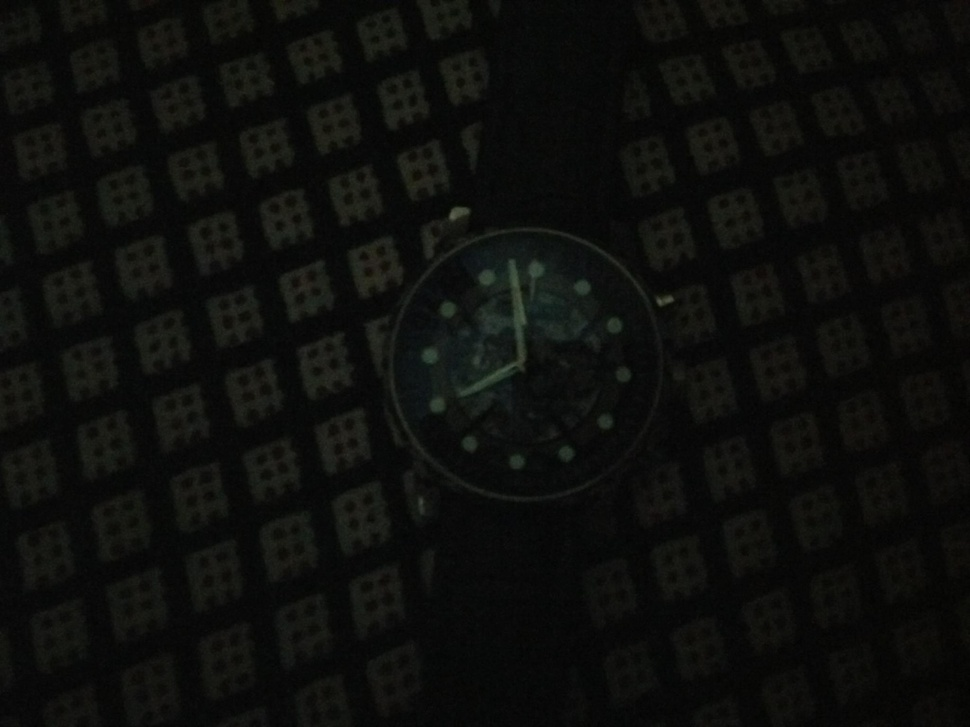
#> input picture image_enhancement/my_works/AHE/watch.jpg, 970 x 727 px, shrunk from 2048 x 1536 before the run; the run also reads 1 picture not shown here
$ python plotting.py
#> lines starting #> are read from the running program, lines starting #| are printed output that depends on the picture
import cv2
import numpy as np
from matplotlib import pyplot as plt
img = cv2.imread('watch.jpg')
#> img is the input picture: shape (727, 970, 3); mean B, G, R 12.3, 14.7, 13.8
img1 = cv2.imread('ace_watch.jpg')
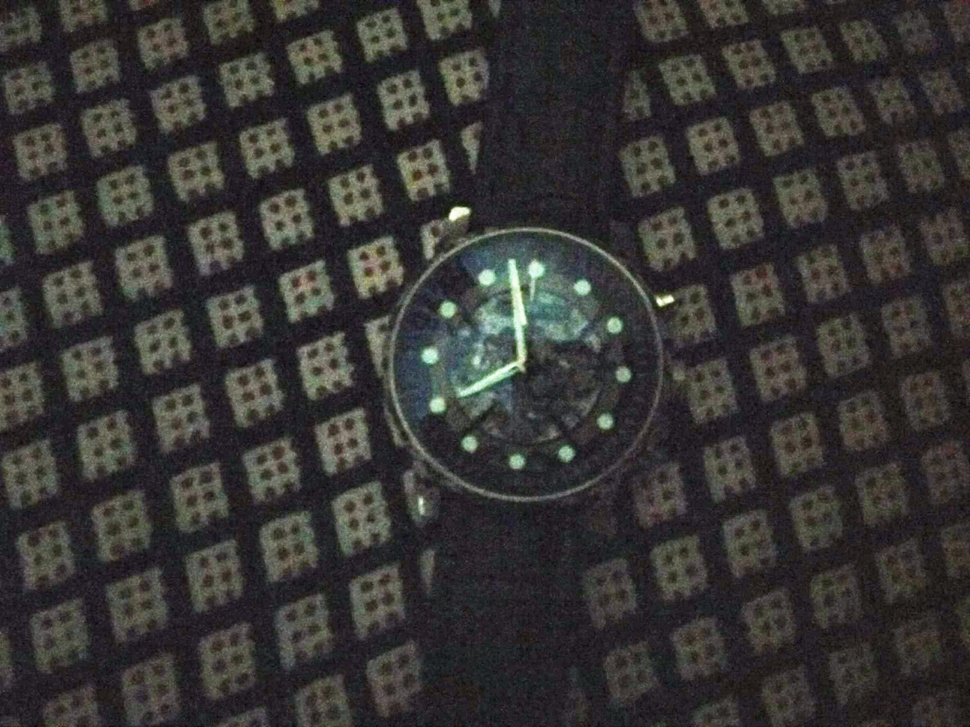
#> input picture image_enhancement/my_works/AHE/ace_watch.jpg, 970 x 727 px, shrunk from 2048 x 1536 before the run
#> img1 is the input picture: shape (727, 970, 3); mean B, G, R 52.2, 54.1, 55.7
img2 = cv2.imread('abc.jpg')
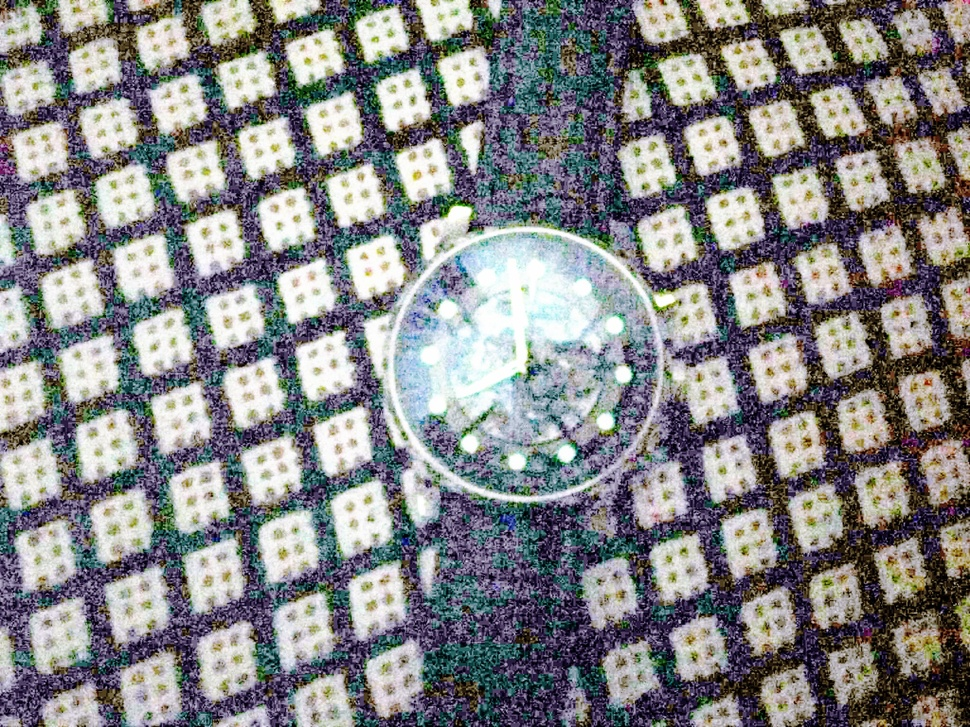
#> input picture image_enhancement/my_works/AHE/abc.jpg, 970 x 727 px, shrunk from 2048 x 1536 before the run
#> img2 is the input picture: shape (727, 970, 3); mean B, G, R 134, 133.5, 133.3
img3 = cv2.imread('hist_watch.jpg')
img4 = cv2.imread('clahe_watch.jpg')
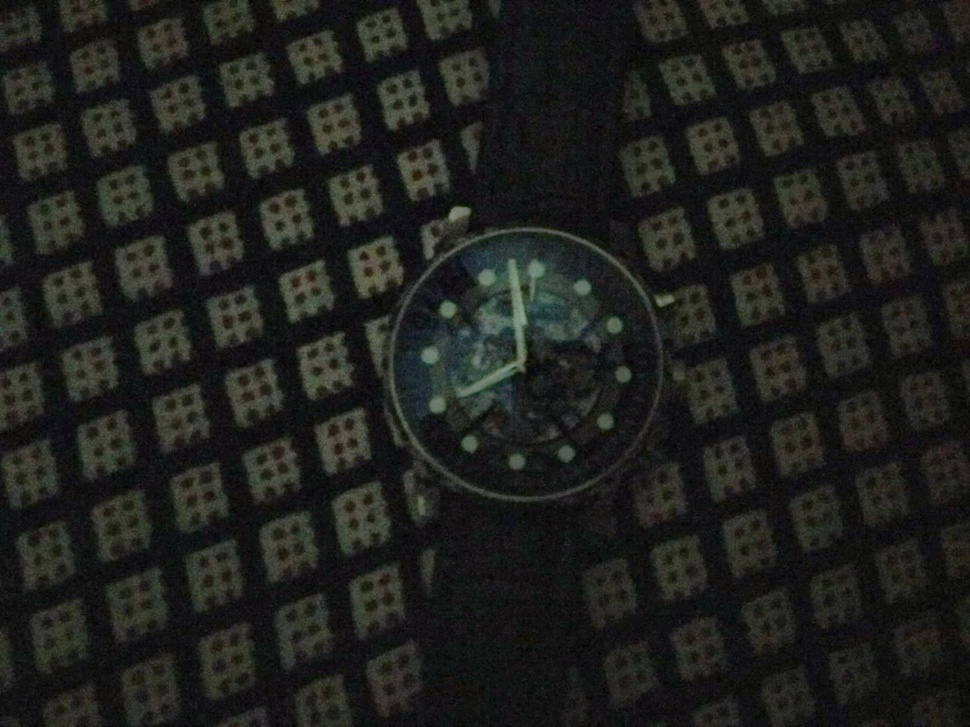
#> input picture image_enhancement/my_works/AHE/clahe_watch.jpg, 970 x 727 px, shrunk from 2048 x 1536 before the run
#> img4 is the input picture: shape (727, 970, 3); mean B, G, R 29.1, 32.5, 31.3

color = ('b','g','r')
'''
plt.figure(1)
plt.subplot(311)
plt.hist(img.ravel(),256,[0,256]);

plt.subplot(312)
plt.hist(img1.ravel(),256,[0,256]);

plt.figure(3)
#plt.subplot(313)
plt.hist(img2.ravel(),256,[0,256]);
'''

for i,col in enumerate(color):
    histr = cv2.calcHist([img],[i],None,[256],[0,256])
    plt.figure(1)
    plt.title("main image")
    plt.plot(histr,color = col)
    plt.xlim([0,256])

for i,col in enumerate(color):
    histr = cv2.calcHist([img1],[i],None,[256],[0,256])
    plt.figure(2)
    plt.title("ACE image")
    plt.plot(histr,color = col)
    plt.xlim([0,256])

for i,col in enumerate(color):
    histr = cv2.calcHist([img2],[i],None,[256],[0,256])
    plt.figure(3)
    plt.title("AHE image")
    plt.plot(histr,color = col)
    plt.xlim([0,256])

for i,col in enumerate(color):
    histr = cv2.calcHist([img3],[i],None,[256],[0,256])
    plt.figure(4)
    plt.title("hist_eq image")
    plt.plot(histr,color = col)
    plt.xlim([0,256])

for i,col in enumerate(color):
    histr = cv2.calcHist([img4],[i],None,[256],[0,256])
    plt.figure(5)
    plt.title("CLAHE image")
    plt.plot(histr,color = col)
    plt.xlim([0,256])

plt.show()
#> figure, not shown here; curve peaks at x = 9, y = 88284; curve peaks at x = 9, y = 89642; curve peaks at x = 9, y = 90116
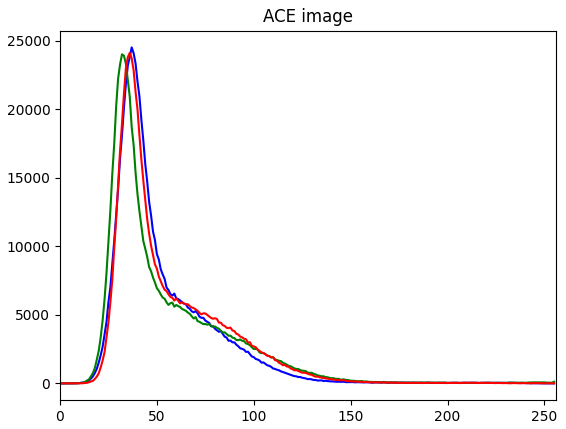
#> figure drawn by matplotlib, 1 panel; curve peaks at x = 37, y = 24520; curve peaks at x = 32, y = 24013; curve peaks at x = 36, y = 24121
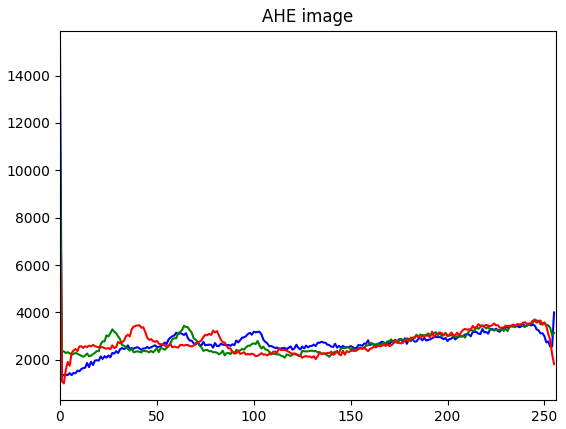
#> figure drawn by matplotlib, 1 panel; curve peaks at x = 0, y = 15192; curve peaks at x = 0, y = 10792; curve peaks at x = 0, y = 7109
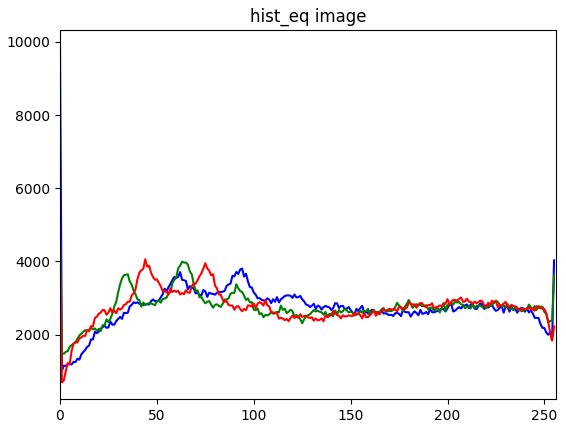
#> figure drawn by matplotlib, 1 panel; curve peaks at x = 0, y = 9879; curve peaks at x = 0, y = 4923; curve peaks at x = 0, y = 4061
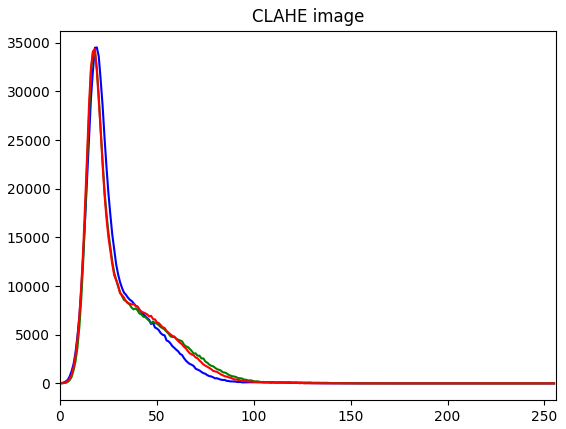
#> figure drawn by matplotlib, 1 panel; curve peaks at x = 19, y = 34531; curve peaks at x = 18, y = 34138; curve peaks at x = 18, y = 34357
